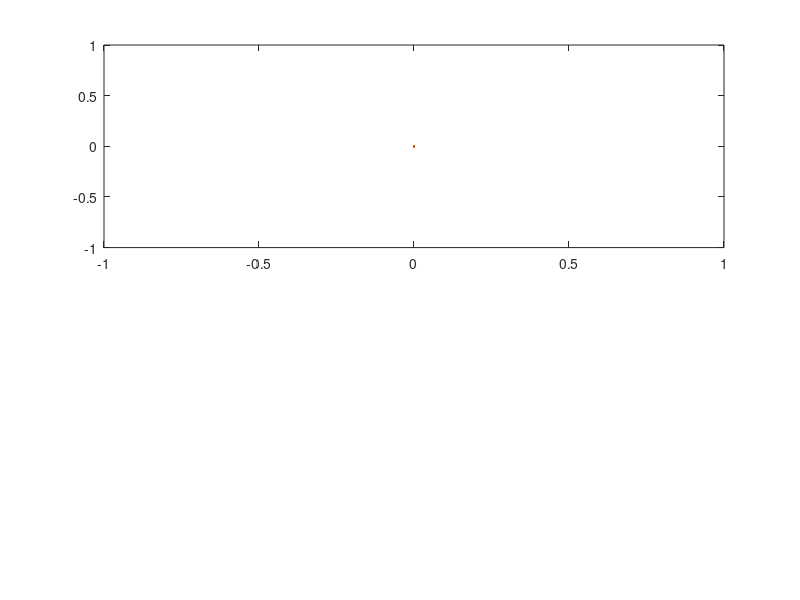

Source code (MATLAB): (Note: this script raises an error after producing the figure.)
function output_data = RunRobot()
%     % RETRIEVING OPTIMAL TRAJECTORIES
%     Nz = 18; % time horizon
     q_data = load('./data/optimal_angles.mat');
     optimal_q = q_data.optimal_angles;
     dq_data = load('./data/optimal_angular_velocities.mat');
     optimal_dq = dq_data.optimal_angular_velocities;
     torque_data = load('./data/optimal_torques.mat');
     optimal_torques = torque_data.optimal_torques;


    % INITIALIZING PLOTS
    figure(1);  clf; % Pendulum plots

    a1 = subplot(211)
    h1 = plot(0,0,0,0);
    h1(1).XData = [];
    h1(2).XData = [];
    h1(1).YData = [];
    h1(2).YData = [];
    ylabel('q1 [rad]');
    legend('True $q_1$', 'Desired $q_1$', 'Interpreter', 'latex', 'FontSize', 14);
    title('Pendulum angle');

    a2 = subplot(212)
    h2 = plot(0,0,0,0);
    h2(1).XData = [];
    h2(2).XData = [];
    h2(1).YData = [];
    h2(2).YData = [];
    ylabel('q1_dot [rad/s]');
    legend('True $\omega_1$', 'Desired $\omega_1$', 'Interpreter', 'latex', 'FontSize', 14);
    title('Pendulum ω');

    figure(2); clf; % Angles plots
    a3 = subplot(311)
    h3 = plot(0,0,0,0);
    h3(1).XData = [];
    h3(2).XData = [];
    h3(1).YData = [];
    h3(2).YData = [];
    ylabel('q2 [rad]');
    legend('True $q_2$', 'Desired $q_2$', 'Interpreter', 'latex', 'FontSize', 14);
    title('Hip angle');

    a4 = subplot(312)
    h4 = plot(0,0,0,0);
    h4(1).XData = [];
    h4(2).XData = [];
    h4(1).YData = [];
    h4(2).YData = [];
    ylabel('q3 [rad]');
    legend('True $q_3$', 'Desired $q_3$', 'Interpreter', 'latex', 'FontSize', 14);
    title('Knee angle');

    a5 = subplot(313)
    h5 = plot(0,0,0,0);
    h5(1).XData = [];
    h5(2).XData = [];
    h5(1).YData = [];
    h5(2).YData = [];
    ylabel('q4 [rad]');
    legend('True $q_4$', 'Desired $q_4$', 'Interpreter', 'latex','FontSize', 14);
    title('Shoulder angle');


    figure(3); clf; % Torque plots
    a6 = subplot(311)
    h6 = plot(0,0,0,0);
    h6(1).XData = [];
    h6(2).XData = [];
    h6(1).YData = [];
    h6(2).YData = [];
    ylabel('$\tau_2$ [Nm]', 'Interpreter', 'latex', 'FontSize', 14);
    legend('True $\tau_2$', 'Desired $\tau_2$', 'Interpreter', 'latex', 'FontSize', 14);
    title('Hip torque');

    a7 = subplot(312)
    h7 = plot(0,0,0,0);
    h7(1).XData = [];
    h7(2).XData = [];
    h7(1).YData = [];
    h7(2).YData = [];
    ylabel('$\tau_3$ [Nm]', 'Interpreter', 'latex', 'FontSize', 14);
    legend('True $\tau_3$', 'Desired $\tau_3$', 'Interpreter', 'latex', 'FontSize', 14);
    title('Knee torque');

    a8 = subplot(313)
    h8 = plot(0,0,0,0);
    h8(1).XData = [];
    h8(2).XData = [];
    h8(1).YData = [];
    h8(2).YData = [];
    ylabel('$\tau_4$ [Nm]', 'Interpreter', 'latex', 'FontSize', 14);
    legend('True $\tau_4$', 'Desired $\tau_4$', 'Interpreter', 'latex', 'FontSize', 14);
    title('Shoulder torque');

    figure(4); clf; % Foot position and foot velocity plots
    a9 = subplot(311)
    h9 = plot(0,0,0,0);
    h9(1).XData = [];
    h9(2).XData = [];
    h9(1).YData = [];
    h9(2).YData = [];
    ylabel('z [m]', 'FontSize', 14);
    legend('True z', 'Desired z', 'Interpreter', 'latex', 'FontSize', 14);
    title('Foot vertical position');

    a10 = subplot(312)
    h10 = plot(0,0,0,0);
    h10(1).XData = [];
    h10(2).XData = [];
    h10(1).YData = [];
    h10(2).YData = [];
    ylabel('x [m]', 'FontSize', 14);
    legend('True x', 'Desired x', 'Interpreter', 'latex', 'FontSize', 14);
    title('Foot horizontal position');

    a11 = subplot(313)
    h11 = plot(0,0,0,0);
    h11(1).XData = [];
    h11(2).XData = [];
    h11(1).YData = [];
    h11(2).YData = [];
    ylabel('v [m/s]', 'FontSize', 14);
    legend('True velocity', 'Desired velocity',  'Interpreter', 'latex', 'FontSize', 14);
    title('Foot velocity');



    frdm_ip  = '192.168.1.100';     % Nucleo board ip
    frdm_port= 11223;               % Nucleo board port  
    params.callback = @(new_data)my_callback(new_data, optimal_q, optimal_dq, optimal_torques); % callback function
    params.timeout  = 2;            % end of experiment timeout

    function my_callback(new_data, optimal_q, optimal_dq, optimal_torques)
        % Parse new data
        t = new_data(:,1);          % time

        N = length(t); % N is the length of the block of new data

        h1(1).XData(end+1:end+N) = t;
        h1(2).XData(end+1:end+N) = t;
        h2(1).XData(end+1:end+N) = t;
        h2(2).XData(end+1:end+N) = t;
        h3(1).XData(end+1:end+N) = t;
        h3(2).XData(end+1:end+N) = t;
        h4(1).XData(end+1:end+N) = t;
        h4(2).XData(end+1:end+N) = t;
        h5(1).XData(end+1:end+N) = t;
        h5(2).XData(end+1:end+N) = t;
        h6(1).XData(end+1:end+N) = t;
        h6(2).XData(end+1:end+N) = t;
        h7(1).XData(end+1:end+N) = t;
        h7(2).XData(end+1:end+N) = t;
        h8(1).XData(end+1:end+N) = t;
        h8(2).XData(end+1:end+N) = t;
        h9(1).XData(end+1:end+N) = t;
        h9(2).XData(end+1:end+N) = t;
        h10(1).XData(end+1:end+N) = t;
        h10(2).XData(end+1:end+N) = t;
        h11(1).XData(end+1:end+N) = t;
        h11(2).XData(end+1:end+N) = t;
        
        dt = 0.03;
        t_idx = floor(t/dt);
        q1 = new_data(:,2);         % q1
        %q1_des = optimal_q(1,t_idx);
        h1(1).YData(end+1:end+N) = q1;
        %h1(2).YData(end+1:end+N) = q1_des;

        dq1 = new_data(:,3);         % omega_1
        %dq1_des = optimal_dq(1,t_idx);

        h2(1).YData(end+1:end+N) = dq1;
        %h2(2).YData(end+1:end+N) = dq1_des;

        q2 = -new_data(:,4);         % q2
        q2_des = new_data(:,5);     % q2 desired
        h3(1).YData(end+1:end+N) = q2;
        h3(2).YData(end+1:end+N) = q2_des;
        
        dq2 = -new_data(:,6);         % omega2
        dq2_des = new_data(:,7);     % omega2 desired
        

        q3 = new_data(:,8);         % q3
        q3_des = new_data(:,9);    % q3 desired
        h4(1).YData(end+1:end+N) = q3;
        h4(2).YData(end+1:end+N) = q3_des;

        dq3 = new_data(:,10);        % omega3
        dq3_des = new_data(:,11);    % omega3 desired
        

        q4 = new_data(:,12);        % q4
        q4_des = new_data(:,13);    % q4 desired
        h5(1).YData(end+1:end+N) = q4;
        h5(2).YData(end+1:end+N) = q4_des;

        dq4 = new_data(:,14);        % omega4
        dq4_des = new_data(:,15);    % omega4 desired

        tau2 = new_data(:,16);      % tau_2
        %tau2_des = new_data(:,20);  % tau_2 desired
        h6(1).YData(end+1:end+N) = tau2;
        %h6(2).YData(end+1:end+N) = tau2_des;

        tau3 = new_data(:,17);      % tau_3
        %tau3_des = new_data(:,21);  % tau_3 desired
        h7(1).YData(end+1:end+N) = tau3;
        %h7(2).YData(end+1:end+N) = tau3_des;

        tau4 = new_data(:,18);      % tau_4
        %tau4_des = new_data(:,22);  % tau_4 desired
        h8(1).YData(end+1:end+N) = tau4;
        %h8(2).YData(end+1:end+N) = tau4_des;

        
        p = parameters();
        z = [q1 q1 q3 q4 dq1 dq2 dq3 dq4]';
        r_foot = position_foot(z,p); % will be a block of size N with three rows (x,y,z) 
        v_foot = velocity_foot(z,p);

%         z_des = [q1_des' q2_des q3_des q4_des dq1_des' dq2_des dq3_des dq4_des]';
%         r_foot_des = position_foot(z_des,p);
%         v_foot_des = velocity_foot(z_des,p);
        
        % True/desired z position
        h9(1).YData(end+1:end+N) = r_foot(2,:);
%         h9(2).YData(end+1:end+N) = r_foot_des(2,:);

        % True/desired x position
        h10(1).YData(end+1:end+N) = r_foot(1,:);
%         h10(2).YData(end+1:end+N) = r_foot_des(1,:);
        
        % True / desired z-position of foot
        h11(1).YData(end+1:end+N) = v_foot(2,:);
%         h11(2).YData(end+1:end+N) = v_foot_des(2,:);
    end
    
    % INIT PARAMS
    start_period = 0;
    traj_period = 0.5;
    end_period = 1;

    q0 = [0 0 0 pi];

    K = [2 2 2];
    D = [0.5 0.1 0.1];
    duty_max = 1;

    input = [start_period traj_period end_period q0 K D duty_max];
    input = [input reshape(optimal_q(2:end,:), 1, [])]; %ignoring q1_des
    input = [input reshape(optimal_dq(2:end,:), 1, [])]; %ignoring dq1_des
    output_size = 18; %23;

    output_data = RunExperiment(frdm_ip,frdm_port,input,output_size,params);
    linkaxes([a1 a2],'x')
    linkaxes([a3 a4 a5],'x')
    linkaxes([a6 a7 a8],'x')
    linkaxes([a9 a10 a11],'x')
end